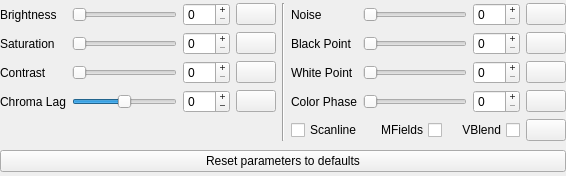
<?xml version="1.0" encoding="UTF-8"?>
<ui version="4.0">
 <class>wdgPALLMP88959Filter</class>
 <widget class="QWidget" name="wdgPALLMP88959Filter">
  <property name="geometry">
   <rect>
    <x>0</x>
    <y>0</y>
    <width>566</width>
    <height>176</height>
   </rect>
  </property>
  <property name="windowTitle">
   <string notr="true">wdgPALLMP88959Filter</string>
  </property>
  <layout class="QVBoxLayout" name="verticalLayout_wdgNTSCCRTLMP88959Filter">
   <property name="leftMargin">
    <number>0</number>
   </property>
   <property name="topMargin">
    <number>0</number>
   </property>
   <property name="rightMargin">
    <number>0</number>
   </property>
   <property name="bottomMargin">
    <number>0</number>
   </property>
   <item>
    <layout class="QGridLayout" name="gridLayout_parameters">
     <item row="0" column="3">
      <widget class="QPushButton" name="pushButton_Brightness">
       <property name="text">
        <string notr="true"/>
       </property>
       <property name="icon">
        <iconset resource="resources.qrc">
         <normaloff>:/icon/icons/default.svgz</normaloff>:/icon/icons/default.svgz</iconset>
       </property>
      </widget>
     </item>
     <item row="3" column="7">
      <widget class="QSpinBox" name="spinBox_Color_Phase">
       <property name="buttonSymbols">
        <enum>QAbstractSpinBox::PlusMinus</enum>
       </property>
       <property name="maximum">
        <number>2</number>
       </property>
       <property name="value">
        <number>0</number>
       </property>
      </widget>
     </item>
     <item row="4" column="5" colspan="3">
      <layout class="QHBoxLayout" name="horizontalLayout_SMV">
       <item>
        <widget class="QCheckBox" name="checkBox_Scanline">
         <property name="layoutDirection">
          <enum>Qt::LeftToRight</enum>
         </property>
         <property name="text">
          <string>Scanline</string>
         </property>
        </widget>
       </item>
       <item>
        <widget class="QCheckBox" name="checkBox_Merge_Fields">
         <property name="layoutDirection">
          <enum>Qt::RightToLeft</enum>
         </property>
         <property name="text">
          <string>MFields</string>
         </property>
        </widget>
       </item>
       <item>
        <widget class="QCheckBox" name="checkBox_Vertical_Blend">
         <property name="layoutDirection">
          <enum>Qt::RightToLeft</enum>
         </property>
         <property name="text">
          <string>VBlend</string>
         </property>
        </widget>
       </item>
      </layout>
     </item>
     <item row="0" column="7">
      <widget class="QSpinBox" name="spinBox_Noise">
       <property name="buttonSymbols">
        <enum>QAbstractSpinBox::PlusMinus</enum>
       </property>
       <property name="maximum">
        <number>255</number>
       </property>
       <property name="value">
        <number>0</number>
       </property>
      </widget>
     </item>
     <item row="1" column="5">
      <widget class="QLabel" name="label_Black_Point">
       <property name="text">
        <string>Black Point</string>
       </property>
       <property name="alignment">
        <set>Qt::AlignLeading|Qt::AlignLeft|Qt::AlignVCenter</set>
       </property>
      </widget>
     </item>
     <item row="2" column="7">
      <widget class="QSpinBox" name="spinBox_White_Point">
       <property name="buttonSymbols">
        <enum>QAbstractSpinBox::PlusMinus</enum>
       </property>
       <property name="maximum">
        <number>255</number>
       </property>
       <property name="value">
        <number>0</number>
       </property>
      </widget>
     </item>
     <item row="1" column="7">
      <widget class="QSpinBox" name="spinBox_Black_Point">
       <property name="buttonSymbols">
        <enum>QAbstractSpinBox::PlusMinus</enum>
       </property>
       <property name="maximum">
        <number>100</number>
       </property>
       <property name="value">
        <number>0</number>
       </property>
      </widget>
     </item>
     <item row="1" column="8">
      <widget class="QPushButton" name="pushButton_Black_Point">
       <property name="text">
        <string notr="true"/>
       </property>
       <property name="icon">
        <iconset resource="resources.qrc">
         <normaloff>:/icon/icons/default.svgz</normaloff>:/icon/icons/default.svgz</iconset>
       </property>
      </widget>
     </item>
     <item row="3" column="8">
      <widget class="QPushButton" name="pushButton_Color_Phase">
       <property name="text">
        <string notr="true"/>
       </property>
       <property name="icon">
        <iconset resource="resources.qrc">
         <normaloff>:/icon/icons/default.svgz</normaloff>:/icon/icons/default.svgz</iconset>
       </property>
      </widget>
     </item>
     <item row="2" column="5">
      <widget class="QLabel" name="label_White_Point">
       <property name="text">
        <string>White Point</string>
       </property>
       <property name="alignment">
        <set>Qt::AlignLeading|Qt::AlignLeft|Qt::AlignVCenter</set>
       </property>
      </widget>
     </item>
     <item row="0" column="5">
      <widget class="QLabel" name="label_Noise">
       <property name="text">
        <string>Noise</string>
       </property>
       <property name="alignment">
        <set>Qt::AlignLeading|Qt::AlignLeft|Qt::AlignVCenter</set>
       </property>
      </widget>
     </item>
     <item row="0" column="6">
      <widget class="QSlider" name="horizontalSlider_Noise">
       <property name="maximum">
        <number>255</number>
       </property>
       <property name="orientation">
        <enum>Qt::Horizontal</enum>
       </property>
      </widget>
     </item>
     <item row="0" column="8">
      <widget class="QPushButton" name="pushButton_Noise">
       <property name="text">
        <string notr="true"/>
       </property>
       <property name="icon">
        <iconset resource="resources.qrc">
         <normaloff>:/icon/icons/default.svgz</normaloff>:/icon/icons/default.svgz</iconset>
       </property>
      </widget>
     </item>
     <item row="3" column="6">
      <widget class="QSlider" name="horizontalSlider_Color_Phase">
       <property name="maximum">
        <number>2</number>
       </property>
       <property name="orientation">
        <enum>Qt::Horizontal</enum>
       </property>
      </widget>
     </item>
     <item row="3" column="5">
      <widget class="QLabel" name="label_Color_Phase">
       <property name="text">
        <string>Color Phase</string>
       </property>
       <property name="alignment">
        <set>Qt::AlignLeading|Qt::AlignLeft|Qt::AlignVCenter</set>
       </property>
      </widget>
     </item>
     <item row="0" column="0">
      <widget class="QLabel" name="label_Brightness">
       <property name="text">
        <string>Brightness</string>
       </property>
       <property name="alignment">
        <set>Qt::AlignLeading|Qt::AlignLeft|Qt::AlignVCenter</set>
       </property>
      </widget>
     </item>
     <item row="4" column="8">
      <widget class="QPushButton" name="pushButton_Scanline_MFields_VBlend">
       <property name="text">
        <string notr="true"/>
       </property>
       <property name="icon">
        <iconset resource="resources.qrc">
         <normaloff>:/icon/icons/default.svgz</normaloff>:/icon/icons/default.svgz</iconset>
       </property>
      </widget>
     </item>
     <item row="1" column="6">
      <widget class="QSlider" name="horizontalSlider_Black_Point">
       <property name="maximum">
        <number>100</number>
       </property>
       <property name="orientation">
        <enum>Qt::Horizontal</enum>
       </property>
      </widget>
     </item>
     <item row="0" column="4" rowspan="5">
      <widget class="Line" name="line">
       <property name="orientation">
        <enum>Qt::Vertical</enum>
       </property>
      </widget>
     </item>
     <item row="2" column="6">
      <widget class="QSlider" name="horizontalSlider_White_Point">
       <property name="maximum">
        <number>255</number>
       </property>
       <property name="orientation">
        <enum>Qt::Horizontal</enum>
       </property>
      </widget>
     </item>
     <item row="0" column="2">
      <widget class="QSpinBox" name="spinBox_Brightness">
       <property name="buttonSymbols">
        <enum>QAbstractSpinBox::PlusMinus</enum>
       </property>
       <property name="maximum">
        <number>100</number>
       </property>
      </widget>
     </item>
     <item row="2" column="8">
      <widget class="QPushButton" name="pushButton_White_Point">
       <property name="text">
        <string notr="true"/>
       </property>
       <property name="icon">
        <iconset resource="resources.qrc">
         <normaloff>:/icon/icons/default.svgz</normaloff>:/icon/icons/default.svgz</iconset>
       </property>
      </widget>
     </item>
     <item row="0" column="1">
      <widget class="QSlider" name="horizontalSlider_Brightness">
       <property name="maximum">
        <number>100</number>
       </property>
       <property name="orientation">
        <enum>Qt::Horizontal</enum>
       </property>
      </widget>
     </item>
     <item row="1" column="0">
      <widget class="QLabel" name="label_Saturation">
       <property name="text">
        <string>Saturation</string>
       </property>
       <property name="alignment">
        <set>Qt::AlignLeading|Qt::AlignLeft|Qt::AlignVCenter</set>
       </property>
      </widget>
     </item>
     <item row="1" column="1">
      <widget class="QSlider" name="horizontalSlider_Saturation">
       <property name="maximum">
        <number>50</number>
       </property>
       <property name="orientation">
        <enum>Qt::Horizontal</enum>
       </property>
      </widget>
     </item>
     <item row="1" column="2">
      <widget class="QSpinBox" name="spinBox_Saturation">
       <property name="buttonSymbols">
        <enum>QAbstractSpinBox::PlusMinus</enum>
       </property>
       <property name="maximum">
        <number>50</number>
       </property>
      </widget>
     </item>
     <item row="1" column="3">
      <widget class="QPushButton" name="pushButton_Saturation">
       <property name="text">
        <string notr="true"/>
       </property>
       <property name="icon">
        <iconset resource="resources.qrc">
         <normaloff>:/icon/icons/default.svgz</normaloff>:/icon/icons/default.svgz</iconset>
       </property>
      </widget>
     </item>
     <item row="2" column="0">
      <widget class="QLabel" name="label_Contrast">
       <property name="text">
        <string>Contrast</string>
       </property>
       <property name="alignment">
        <set>Qt::AlignLeading|Qt::AlignLeft|Qt::AlignVCenter</set>
       </property>
      </widget>
     </item>
     <item row="2" column="1">
      <widget class="QSlider" name="horizontalSlider_Contrast">
       <property name="maximum">
        <number>255</number>
       </property>
       <property name="orientation">
        <enum>Qt::Horizontal</enum>
       </property>
      </widget>
     </item>
     <item row="2" column="2">
      <widget class="QSpinBox" name="spinBox_Contrast">
       <property name="buttonSymbols">
        <enum>QAbstractSpinBox::PlusMinus</enum>
       </property>
       <property name="maximum">
        <number>255</number>
       </property>
      </widget>
     </item>
     <item row="2" column="3">
      <widget class="QPushButton" name="pushButton_Contrast">
       <property name="text">
        <string notr="true"/>
       </property>
       <property name="icon">
        <iconset resource="resources.qrc">
         <normaloff>:/icon/icons/default.svgz</normaloff>:/icon/icons/default.svgz</iconset>
       </property>
      </widget>
     </item>
     <item row="3" column="0">
      <widget class="QLabel" name="label_Chroma_Lag">
       <property name="text">
        <string>Chroma Lag</string>
       </property>
       <property name="alignment">
        <set>Qt::AlignLeading|Qt::AlignLeft|Qt::AlignVCenter</set>
       </property>
      </widget>
     </item>
     <item row="3" column="1">
      <widget class="QSlider" name="horizontalSlider_Chroma_Lag">
       <property name="minimum">
        <number>-8</number>
       </property>
       <property name="maximum">
        <number>8</number>
       </property>
       <property name="orientation">
        <enum>Qt::Horizontal</enum>
       </property>
      </widget>
     </item>
     <item row="3" column="2">
      <widget class="QSpinBox" name="spinBox_Chroma_Lag">
       <property name="buttonSymbols">
        <enum>QAbstractSpinBox::PlusMinus</enum>
       </property>
       <property name="minimum">
        <number>-8</number>
       </property>
       <property name="maximum">
        <number>8</number>
       </property>
      </widget>
     </item>
     <item row="3" column="3">
      <widget class="QPushButton" name="pushButton_Chroma_Lag">
       <property name="text">
        <string notr="true"/>
       </property>
       <property name="icon">
        <iconset resource="resources.qrc">
         <normaloff>:/icon/icons/default.svgz</normaloff>:/icon/icons/default.svgz</iconset>
       </property>
      </widget>
     </item>
    </layout>
   </item>
   <item>
    <widget class="QPushButton" name="pushButton_PAL_Parameters_reset">
     <property name="text">
      <string>Reset parameters to defaults</string>
     </property>
     <property name="icon">
      <iconset resource="resources.qrc">
       <normaloff>:/icon/icons/overscan_default.svgz</normaloff>:/icon/icons/overscan_default.svgz</iconset>
     </property>
    </widget>
   </item>
  </layout>
 </widget>
 <tabstops>
  <tabstop>horizontalSlider_Brightness</tabstop>
  <tabstop>spinBox_Brightness</tabstop>
  <tabstop>pushButton_Brightness</tabstop>
  <tabstop>horizontalSlider_Saturation</tabstop>
  <tabstop>spinBox_Saturation</tabstop>
  <tabstop>pushButton_Saturation</tabstop>
  <tabstop>horizontalSlider_Contrast</tabstop>
  <tabstop>spinBox_Contrast</tabstop>
  <tabstop>pushButton_Contrast</tabstop>
  <tabstop>horizontalSlider_Chroma_Lag</tabstop>
  <tabstop>spinBox_Chroma_Lag</tabstop>
  <tabstop>pushButton_Chroma_Lag</tabstop>
  <tabstop>horizontalSlider_Noise</tabstop>
  <tabstop>spinBox_Noise</tabstop>
  <tabstop>pushButton_Noise</tabstop>
  <tabstop>horizontalSlider_Black_Point</tabstop>
  <tabstop>spinBox_Black_Point</tabstop>
  <tabstop>pushButton_Black_Point</tabstop>
  <tabstop>horizontalSlider_White_Point</tabstop>
  <tabstop>spinBox_White_Point</tabstop>
  <tabstop>pushButton_White_Point</tabstop>
  <tabstop>horizontalSlider_Color_Phase</tabstop>
  <tabstop>spinBox_Color_Phase</tabstop>
  <tabstop>pushButton_Color_Phase</tabstop>
  <tabstop>checkBox_Scanline</tabstop>
  <tabstop>checkBox_Merge_Fields</tabstop>
  <tabstop>checkBox_Vertical_Blend</tabstop>
  <tabstop>pushButton_Scanline_MFields_VBlend</tabstop>
  <tabstop>pushButton_PAL_Parameters_reset</tabstop>
 </tabstops>
 <resources>
  <include location="resources.qrc"/>
 </resources>
 <connections/>
</ui>
